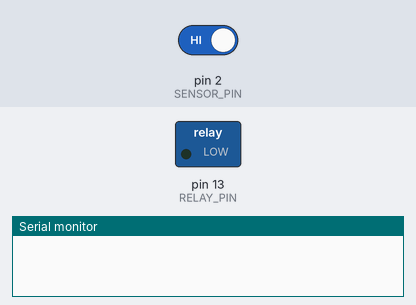
Simulated run of this sketch. Board: Arduino Uno, built with avr-gcc and run on an emulated ATmega328P. Parts: switched loads named in the sketch (green lamp = pin HIGH), the last lines printed to the serial monitor. Inputs (shaded band) come from the test bench; at power-on: pin 2 (SENSOR_PIN) HIGH.

Above: at 0.1 s.
At 0.6 s:
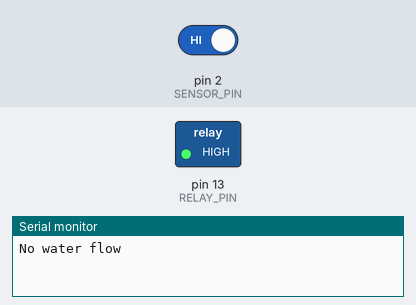
Timing chart, 0 to 2.1 s (numbered marks = the images above):
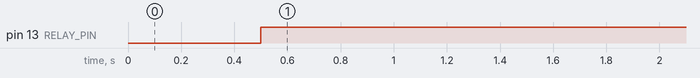

Measured:
- by itself, pin 13 (RELAY_PIN): LOW → HIGH at 0.50 s

The sketch:

Flow_sensor_code.ino
```cpp
const int SENSOR_PIN = 2;
const int RELAY_PIN = 13;
volatile long pulseCount = 0;

void pulseCounter() {
  pulseCount++;
}

void setup() {
  Serial.begin(9600);
  pinMode(SENSOR_PIN, INPUT_PULLUP);
  pinMode(RELAY_PIN, OUTPUT);
  digitalWrite(RELAY_PIN, LOW);
  attachInterrupt(digitalPinToInterrupt(SENSOR_PIN), pulseCounter, FALLING);
}

void loop() {
  pulseCount = 0;
  delay(500);

  if (pulseCount > 2) {
    digitalWrite(RELAY_PIN, LOW);
    Serial.println("Water is flowing");
  } else {
    digitalWrite(RELAY_PIN, HIGH);
    Serial.println("No water flow");
  }
}
```
